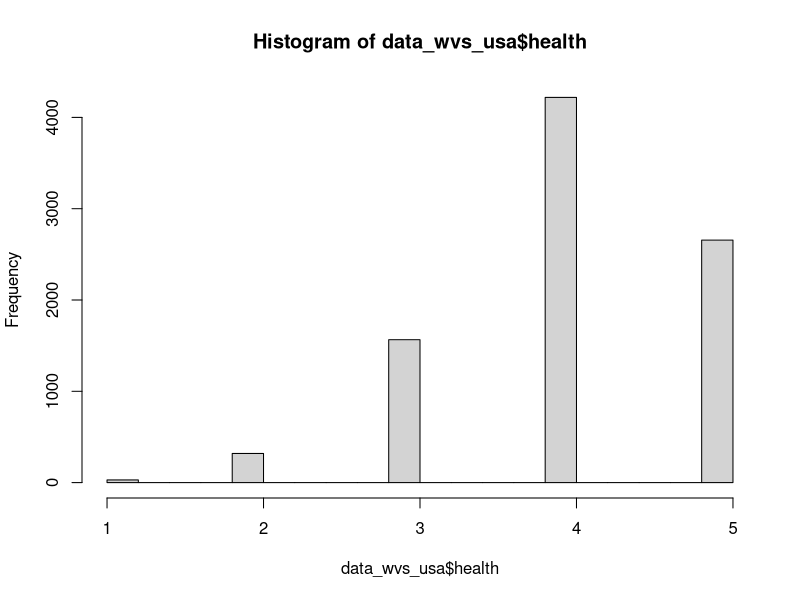
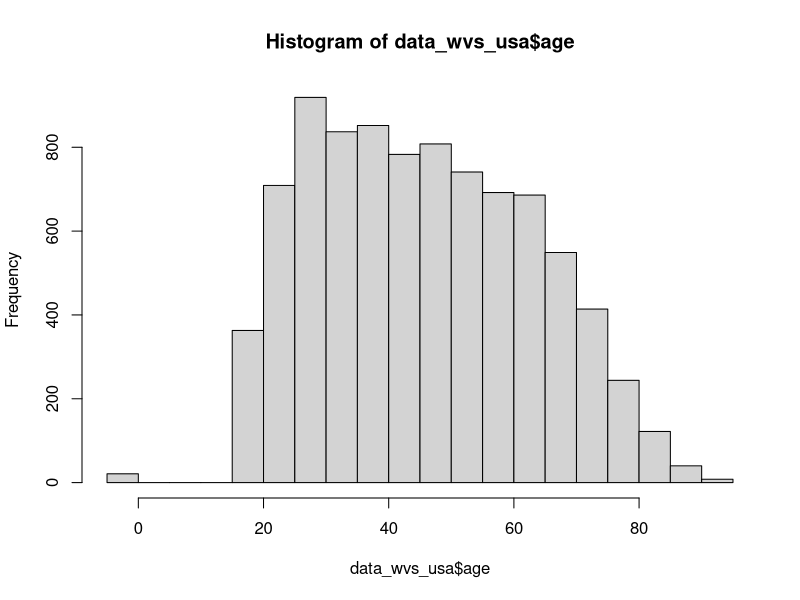
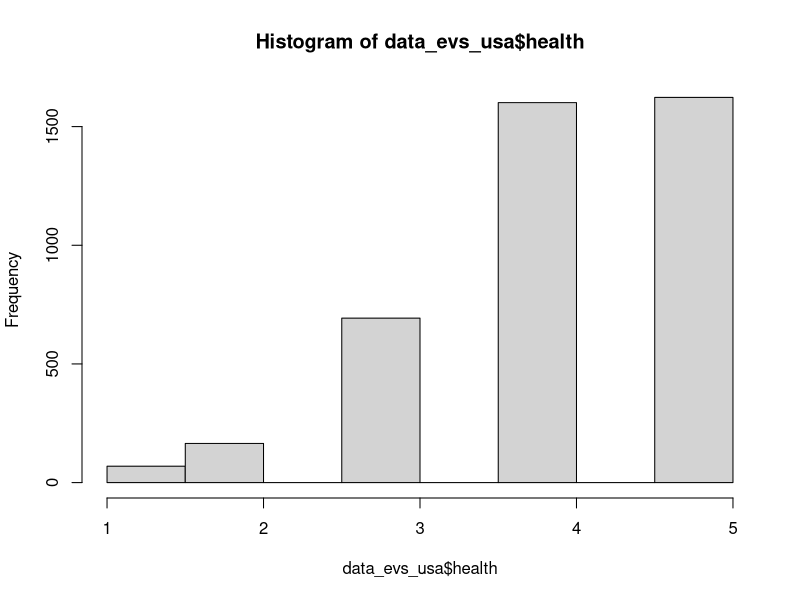
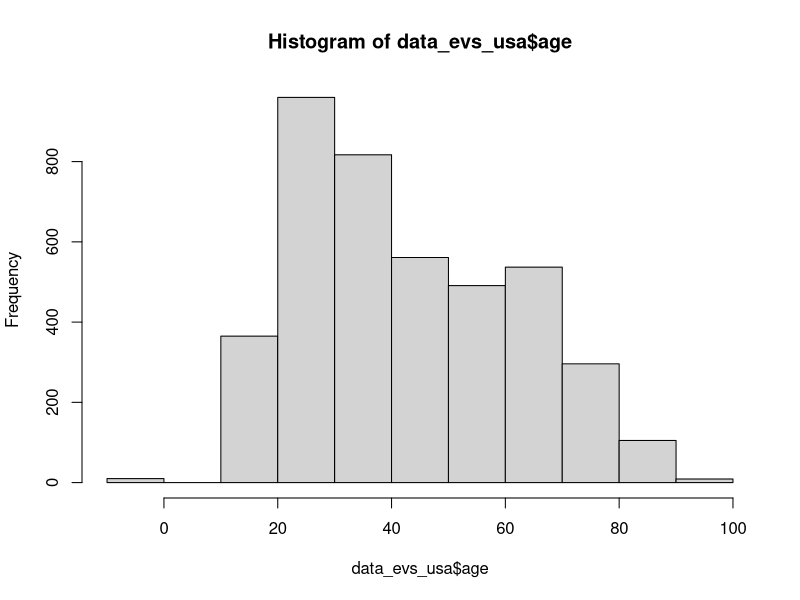

These charts were generated, in order, by the following R code: (Note: this script raises an error after producing the figures.)
## ---- chunk 1
knitr::opts_chunk$set(echo = TRUE)
library(tidyverse)
library(broom)
## ---- chunk 2
data_wvs_usa <- read_csv("data/wvs_usa.csv") %>% 
  filter(health %in% c(1, 2, 3, 4, 5))

data_evs_usa <- read_csv("data/evs_usa.csv") %>% 
  filter(health %in% c(1, 2, 3, 4, 5))

table(data_evs_usa$happy)
# CHECK THE CODING
table(data_wvs_usa$happy)
# CHECK THE CODING

hist(data_wvs_usa$health)
hist(data_wvs_usa$age)

hist(data_evs_usa$health)
hist(data_evs_usa$age)

evs_select <- data_evs_usa %>% 
                             select(age, year, cohort, sex, health, happy) 
wvs_select <- data_wvs_usa %>% 
                             select(age, year, cohort, sex, health, happy)

data_ivs_usa <- rbind(evs_select, wvs_select) %>% 
  filter(cohort > 1700) %>% 
  filter(sex %in% c(1,2)) %>% 
  filter(happy %in% c(1, 2, 3, 4)) %>%  # check the coding!
  filter(health %in% c(1, 2, 3, 4, 5))

write_csv(data_ivs_usa, "data/ivs_usa_selected.csv")
## ---- chunk 3

data_ivs_usa <- read_csv("data/ivs_usa_selected.csv")

data_ivs_usa <- data_ivs_usa %>% 
  mutate(health_cat = factor(health, 
                        levels = 1:5,
                        labels = c("Poor", "Fair", "Good", "Very Good", "Excellent")),
         age_group = as.factor( 
                            cut(
                            age,
                            breaks = c(17, 29, 39, 49, 59, 69, Inf),
                            labels = c("18-29", "30-39", "40-49", "50-59", "60-69", "70+"),
                            right = TRUE
                          )))

hist(data_ivs_usa$age)
hist(data_ivs_usa$year)
hist(data_ivs_usa$cohort)
hist(data_ivs_usa$sex)
hist(data_ivs_usa$health)
hist(data_ivs_usa$happy)


## ---- chunk 4

data_ivs_usa %>%
  group_by(year) %>%
  summarize(
    mean_health = mean(health, na.rm = TRUE),
    .groups = "drop"
  ) %>% 
  ggplot(aes(x = year, y = mean_health)) +
  geom_line(size = 1, color = "cornflowerblue") +
  geom_point(size = 2, color = "darkblue") +
  labs(
    title = "Self-Rated Health",
    x = "Year",
    y = "Mean SRH",
    subtitle = "IVS Dataset"
  ) +
  theme_minimal() 

data_ivs_usa %>%
  filter(age > 18) %>% 
  group_by(age) %>%
  summarize(
    mean_health = mean(health, na.rm = TRUE),
    .groups = "drop"
  ) %>% 
  ggplot(aes(x = age, y = mean_health)) +
  geom_line(size = 1, color = "cornflowerblue") +
  geom_point(size = 2, color = "darkblue") +
  labs(
    title = "Self-Rated Health",
    x = "Age",
    y = "Mean SRH",
    subtitle = "IVS Dataset"
  ) +
  theme_minimal() 

data_ivs_usa %>% 
  filter(age > 18, age < 90) %>% 
  mutate(age = cut(age, breaks = 6)) %>% # Create cohorts with 6 breaks
  group_by(age, year) %>% 
  summarize(mean_health = mean(health)) %>% 
  ggplot(aes(x = year, y = mean_health, color = age)) +
  geom_line() +
  labs(title = "Average SRH Per Year for Each Age Group",
       subtitle = "IVS Dataset",
       y = "Average SRH", 
       x = "Year",
       color = "Age Group") +
  theme_minimal() +
  geom_point() 


# health vs age per year
data_ivs_usa %>% 
  group_by(age, year) %>% 
  summarize(mean_health = mean(health)) %>% 
  ggplot(aes(x = age, y = mean_health)) +
  geom_line(color = "cornflowerblue") +
  facet_wrap(~ year) +
  labs(title = "Self-Rated Health By Age (Per Year)",
       subtitle = "IVS Dataset",
       y = "Average SRH", 
       x = "Age of Respondent")


# Aggregate slopes

# years_of_gss <- c(data_gss %>% select(year) %>% unique() )
# lm_health_v_age_0 <- data_gss %>%
#   group_by(year) %>%
#   summarize(coef = coef(lm(health ~ age, data = cur_data()))["age"])

# Perform linear regression for each year and extract the coefficient of 'age' with confidence intervals, se, t stat, p val
lm_health_v_age_0 <- data_ivs_usa %>%
  group_by(year) %>%
  do(tidy(lm(health ~ age, data = .), conf.int = TRUE)) %>%  # Add conf.int = TRUE for CIs
  filter(term == "age") %>%
  select(year, coef = estimate, conf.low, conf.high, se = std.error, t_statistic = statistic,  p_value = p.value)

# View the results with confidence intervals, se, t statistic, and p value
# print(lm_health_v_age_0)
knitr::kable(lm_health_v_age_0,
             caption = "IVS Dataset")

# Plot coefficients
ggplot(lm_health_v_age_0, aes(x = year, y = coef)) +
  geom_point() +
  geom_errorbar(aes(ymin=conf.low, ymax=conf.high), width=.2,
                 position=position_dodge(0.05)) +
  labs(
    title = "Change in 'Age' Coefficient Over Years",
    subtitle = "IVS Dataset",
    x = "Year",
    y = "Coefficient of Age"
  ) +
  theme_minimal()

# Plot coefficients with CI
ggplot(lm_health_v_age_0, aes(x = year, y = coef)) +
  geom_line() +
  geom_point() +
  geom_errorbar(aes(ymin=conf.low, ymax=conf.high), width=.2,
                 position=position_dodge(0.05)) +
  geom_ribbon(aes(ymin = conf.low, ymax = conf.high), alpha = 0.2) +  # Add shaded area for confidence intervals
  labs(
    title = "Change in 'Age' Coefficient Over Years with Confidence Intervals",
    subtitle = "IVS Dataset",
    x = "Year",
    y = "Coefficient of Age"
  ) +
  theme_minimal()

# Perform linear regression of 'coef' (age coefficient) vs 'year'
lm_coef_vs_year <- lm(coef ~ year, data = lm_health_v_age_0)

# View the summary of the regression
summary(lm_coef_vs_year)

ggplot(lm_health_v_age_0, aes(x = year, y = coef)) +
  geom_point() +
  geom_errorbar(aes(ymin=conf.low, ymax=conf.high), width=.2,
                 position=position_dodge(0.05)) +
  geom_smooth(method = "lm", se = TRUE) +  # Adds the regression line with standard error shading
#  geom_ribbon(aes(ymin = conf.low, ymax = conf.high), alpha = 0.2) +  # Confidence intervals for the coefficients
  labs(
    title = "Regression of 'Age' Coefficient Over Years",
    subtitle = "IVS Dataset",
    x = "Year",
    y = "Coefficient of Age"
  ) +
  theme_minimal()

data_ivs_usa %>% 
  filter(cohort > 1800, cohort < 2020) %>% 
  mutate(cohort = cut(cohort, breaks = 4)) %>% # Create cohorts with 6 breaks
  group_by(age, cohort) %>% 
  summarize(mean_health = mean(health)) %>% 
  ggplot(aes(x = age, y = mean_health, color = cohort)) +
  labs(title = "Age Profiles by Cohort", 
       subtitle = "IVS Dataset") +
  geom_line()



## ---- chunk 5

# Create generations in data_ivs_usa
data_ivs_usa_generations <- data_ivs_usa %>%
  filter(cohort > 1900) %>%
  mutate(
    generation = factor(
      case_when(
        cohort >= 1901 & cohort <= 1927 ~ "Greatest (1901-1927)",
        cohort >= 1928 & cohort <= 1945 ~ "Silent (1928-1945)",
        cohort >= 1946 & cohort <= 1964 ~ "Boomers (1946-1964)",
        cohort >= 1965 & cohort <= 1980 ~ "Gen X (1965-1980)",
        cohort >= 1981 & cohort <= 1996 ~ "Millennials (1981-1996)",
        cohort >= 1997 & cohort <= 2012 ~ "Gen Z (1997-2012)",
        TRUE ~ "Other"
      ),
      levels = c(
        "Greatest (1901-1927)",
        "Silent (1928-1945)",
        "Boomers (1946-1964)",
        "Gen X (1965-1980)",
        "Millennials (1981-1996)",
        "Gen Z (1997-2012)"
      )
    ),
    generation_two_sections = factor(
      case_when(
        generation == "Greatest (1901-1927)" & cohort <= 1914 ~ "Greatest Early (1901-1914)",
        generation == "Greatest (1901-1927)" & cohort > 1914 ~ "Greatest Late (1915-1927)",
        generation == "Silent (1928-1945)" & cohort <= 1936 ~ "Silent Early (1928-1936)",
        generation == "Silent (1928-1945)" & cohort > 1936 ~ "Silent Late (1937-1945)",
        generation == "Boomers (1946-1964)" & cohort <= 1955 ~ "Boomers Early (1946-1955)",
        generation == "Boomers (1946-1964)" & cohort > 1955 ~ "Boomers Late (1956-1964)",
        generation == "Gen X (1965-1980)" & cohort <= 1972 ~ "Gen X Early (1965-1972)",
        generation == "Gen X (1965-1980)" & cohort > 1972 ~ "Gen X Late (1973-1980)",
        generation == "Millennials (1981-1996)" & cohort <= 1988 ~ "Millennials Early (1981-1988)",
        generation == "Millennials (1981-1996)" & cohort > 1988 ~ "Millennials Late (1989-1996)",
        generation == "Gen Z (1997-2012)" & cohort <= 2004 ~ "Gen Z Early (1997-2004)",
        generation == "Gen Z (1997-2012)" & cohort > 2004 ~ "Gen Z Late (2005-2012)",
        TRUE ~ "Other"
      ),
      levels = c(
        "Greatest Early (1901-1914)", "Greatest Late (1915-1927)",
        "Silent Early (1928-1936)", "Silent Late (1937-1945)",
        "Boomers Early (1946-1955)", "Boomers Late (1956-1964)",
        "Gen X Early (1965-1972)", "Gen X Late (1973-1980)",
        "Millennials Early (1981-1988)", "Millennials Late (1989-1996)",
        "Gen Z Early (1997-2004)", "Gen Z Late (2005-2012)"
      )
    ),
    generation_three_sections = factor(
      case_when(
        generation == "Greatest (1901-1927)" & cohort <= 1910 ~ "Greatest Early (1901-1910)",
        generation == "Greatest (1901-1927)" & cohort > 1910 & cohort <= 1918 ~ "Greatest Mid (1911-1918)",
        generation == "Greatest (1901-1927)" & cohort > 1918 ~ "Greatest Late (1919-1927)",
        generation == "Silent (1928-1945)" & cohort <= 1934 ~ "Silent Early (1928-1934)",
        generation == "Silent (1928-1945)" & cohort > 1934 & cohort <= 1940 ~ "Silent Mid (1935-1940)",
        generation == "Silent (1928-1945)" & cohort > 1940 ~ "Silent Late (1941-1945)",
        generation == "Boomers (1946-1964)" & cohort <= 1951 ~ "Boomers Early (1946-1951)",
        generation == "Boomers (1946-1964)" & cohort > 1951 & cohort <= 1958 ~ "Boomers Mid (1952-1958)",
        generation == "Boomers (1946-1964)" & cohort > 1958 ~ "Boomers Late (1959-1964)",
        generation == "Gen X (1965-1980)" & cohort <= 1970 ~ "Gen X Early (1965-1970)",
        generation == "Gen X (1965-1980)" & cohort > 1970 & cohort <= 1976 ~ "Gen X Mid (1971-1976)",
        generation == "Gen X (1965-1980)" & cohort > 1976 ~ "Gen X Late (1977-1980)",
        generation == "Millennials (1981-1996)" & cohort <= 1986 ~ "Millennials Early (1981-1986)",
        generation == "Millennials (1981-1996)" & cohort > 1986 & cohort <= 1992 ~ "Millennials Mid (1987-1992)",
        generation == "Millennials (1981-1996)" & cohort > 1992 ~ "Millennials Late / Gen Z (1993-2004)",
        TRUE ~ "Other"
      ),
      levels = c(
        "Greatest Early (1901-1910)", "Greatest Mid (1911-1918)", "Greatest Late (1919-1927)",
        "Silent Early (1928-1934)", "Silent Mid (1935-1940)", "Silent Late (1941-1945)",
        "Boomers Early (1946-1951)", "Boomers Mid (1952-1958)", "Boomers Late (1959-1964)",
        "Gen X Early (1965-1970)", "Gen X Mid (1971-1976)", "Gen X Late (1977-1980)",
        "Millennials Early (1981-1986)", "Millennials Mid (1987-1992)", 
        "Millennials Late / Gen Z (1993-2004)"
      )
    )
  )

# Display counts for each generation category
table(data_ivs_usa_generations$generation)
table(data_ivs_usa_generations$generation_two_sections)
table(data_ivs_usa_generations$generation_three_sections)


## ---- chunk 6


# Create cohort groups (e.g., decades)
data_ivs_usa <- data_ivs_usa %>%
  mutate(cohort_group = cut(cohort, breaks = seq(1900, 2010, by = 10), right = FALSE,
                            labels = paste(seq(1900, 2000, by = 10), seq(1909, 2009, by = 10), sep = "-")))

# Cohort groups by 15 years
data_ivs_usa_15 <- data_ivs_usa %>%
  mutate(cohort_15_yr = cut(cohort, breaks = seq(1900, 2010, by = 15), right = FALSE,
                            labels = paste(seq(1900, 2000, by = 15), 15 + seq(1900, 2000, by = 15), sep = "-")))

# Cohort groups by 10 years
data_ivs_usa_10 <- data_ivs_usa %>%
  mutate(cohort_10_yr = cut(cohort, breaks = seq(1900, 2010, by = 10), right = FALSE,
                            labels = paste(seq(1900, 2000, by = 10), seq(1909, 2009, by = 10), sep = "-")))

# Cohort groups by 5 years
data_ivs_usa_5 <- data_ivs_usa %>%
  mutate(cohort_05_yr = cut(cohort, breaks = seq(1900, 2005, by = 5), right = FALSE,
                            labels = paste(seq(1900, 2000, by = 5), 5 + seq(1900, 2000, by = 5), sep = "-")))

# 15-year cohorts regression
lm_cohort_15 <- lm(health ~ age + cohort_15_yr, data = data_ivs_usa_15)
summary(lm_cohort_15)

# 10-year cohorts regression
lm_cohort_10 <- lm(health ~ age + cohort_10_yr, data = data_ivs_usa_10)
summary(lm_cohort_10)

# 5-year cohorts regression
lm_cohort_5 <- lm(health ~ age + cohort_05_yr, data = data_ivs_usa_5)
summary(lm_cohort_5)

# Function to plot regression coefficients
cohort_age_interation_figure <- function(lm_model, cohort_length_string) {
  
  # Prepare data for the plot
  coef_data <- broom::tidy(lm_model) %>%
    filter(term != "(Intercept)") %>%
    mutate(significant = ifelse(p.value < 0.05, "Significant", "Not Significant"),
           term = ifelse(grepl("cohort_group", term), gsub("cohort_group", "", term), term))
  
  # Plot
  ggplot(coef_data, aes(x = term, y = estimate, fill = significant)) +
    geom_bar(stat = "identity", position = position_dodge()) +
    geom_errorbar(aes(ymin = estimate - std.error, ymax = estimate + std.error), width = 0.2) +
    labs(
      title = paste0("Cohort Effects on SRH ", cohort_length_string),
      subtitle = "IVS (USA)",
      x = "Term (Age or Cohort Birthyear Group)",
      y = "Coefficient Estimate",
      fill = "Significance"
    ) +
    theme_minimal() +
    theme(axis.text.x = element_text(angle = 45, hjust = 1))
  
}

# Plot for 5-Year Cohorts
data_ivs_usa_5 <- data_ivs_usa %>%
  mutate(cohort_05_yr = cut(cohort, breaks = seq(1900, 2005, by = 5), right = FALSE,
                            labels = paste(seq(1900, 2000, by = 5), 5 + seq(1900, 2000, by = 5), sep = "-"))) %>%
  mutate(cohort_group = cohort_05_yr)

lm_cohort_5 <- lm(health ~ age + cohort_group, data = data_ivs_usa_5)
cohort_age_interation_figure(lm_cohort_5, "5-Year Cohorts")

# Plot for 10-Year Cohorts
data_ivs_usa_10 <- data_ivs_usa %>%
  mutate(cohort_10_yr = cut(cohort, breaks = seq(1900, 2010, by = 10), right = FALSE,
                            labels = paste(seq(1900, 2000, by = 10), seq(1909, 2009, by = 10), sep = "-"))) %>%
  mutate(cohort_group = cohort_10_yr)

lm_cohort_10 <- lm(health ~ age + cohort_group, data = data_ivs_usa_10)
cohort_age_interation_figure(lm_cohort_10, "10-Year Cohorts")

# Plot for 15-Year Cohorts
data_ivs_usa_15 <- data_ivs_usa %>%
  mutate(cohort_15_yr = cut(cohort, breaks = seq(1900, 2010, by = 15), right = FALSE,
                            labels = paste(seq(1900, 2000, by = 15), 15 + seq(1900, 2000, by = 15), sep = "-"))) %>%
  mutate(cohort_group = cohort_15_yr)

lm_cohort_15 <- lm(health ~ age + cohort_group, data = data_ivs_usa_15)
cohort_age_interation_figure(lm_cohort_15, "15-Year Cohorts")



## ---- chunk 7

library(ggplot2)
library(dplyr)
library(broom)
library(stringr)

# Function to plot generation effects
generation_age_interaction_figure <- function(lm_model, cohort_length_string) {
  
  # Extract predictor variable names excluding 'age'
  vars <- all.vars(formula(lm_model))[-1]
  vars_to_remove <- vars[vars != "age"]
  
  # Create a regex pattern to remove variable names
  pattern <- paste0("^(", paste(vars_to_remove, collapse="|"), ")")
  
  # Prepare data for the plot
  coef_data <- broom::tidy(lm_model) %>%
    filter(term != "(Intercept)") %>%
    mutate(
      # Remove variable name prefixes from terms
      term_cleaned = sub(pattern, "", term),
      # Extract the first year from the term if available
      first_year = ifelse(term_cleaned == "age", NA, as.numeric(stringr::str_extract(term_cleaned, "\\d{4}"))),
      # Create a numeric key for ordering
      term_numeric = ifelse(term_cleaned == "age", 0, first_year),
      # Reorder terms based on the numeric key
      term_cleaned = factor(term_cleaned, levels = term_cleaned[order(term_numeric)]),
      significant = ifelse(p.value < 0.05, "Significant", "Not Significant")
    )
  
  # Plotting
  ggplot(coef_data, aes(x = term_cleaned, y = estimate, fill = significant)) +
    geom_bar(stat = "identity", position = position_dodge()) +
    geom_errorbar(aes(ymin = estimate - std.error, ymax = estimate + std.error), width = 0.2) +
    labs(
      title = "Generation (Cohort) Effects on SRH",
      subtitle = "IVS (USA)",
      x = "Term (Age or Generation Group)",
      y = "Coefficient Estimate",
      fill = "Significance"
    ) +
    theme_minimal() +
    theme(axis.text.x = element_text(angle = 45, hjust = 1))
}


# Regression and plot for generation_two_sections
lm_generation_two <- lm(health ~ age + generation_two_sections, data = data_ivs_usa_generations)
generation_age_interaction_figure(lm_generation_two, "Generation Two Sections")

# Regression and plot for generation
lm_generation <- lm(health ~ age + generation, data = data_ivs_usa_generations)
generation_age_interaction_figure(lm_generation, "Generations")

# Regression and plot for generation_three_sections
lm_generation_three <- lm(health ~ age + generation_three_sections, data = data_ivs_usa_generations)
generation_age_interaction_figure(lm_generation_three, "Generation Three Sections")



## ---- chunk 8

data_ivs_usa %>%
  select(year, health_cat, age_group) %>%
  na.omit() %>% 
  mutate(srh = health_cat) %>% 
#  filter(!is.na(health)) %>%
#  mutate(
#    srh = factor(health, 
#                 levels = 1:4,
#                 labels = c("Poor", "Fair", "Good", "Excellent"))) %>% 
  # Remove missing values
  # Calculate percentages by year
  group_by(year, age_group) %>%
  count(srh) %>%
  mutate(percent = n / sum(n) * 100) %>%
  ungroup() %>% 
  ggplot(aes(x = year, y = percent, color = srh)) +
  geom_line() +
  facet_wrap(~age_group) +
  labs(title = "Self-Rated Health Category Distribution by Age Group",
       subtitle = "IVS USA Dataset",
       y = "Percent",
       x = "Year") +
  theme_minimal()
